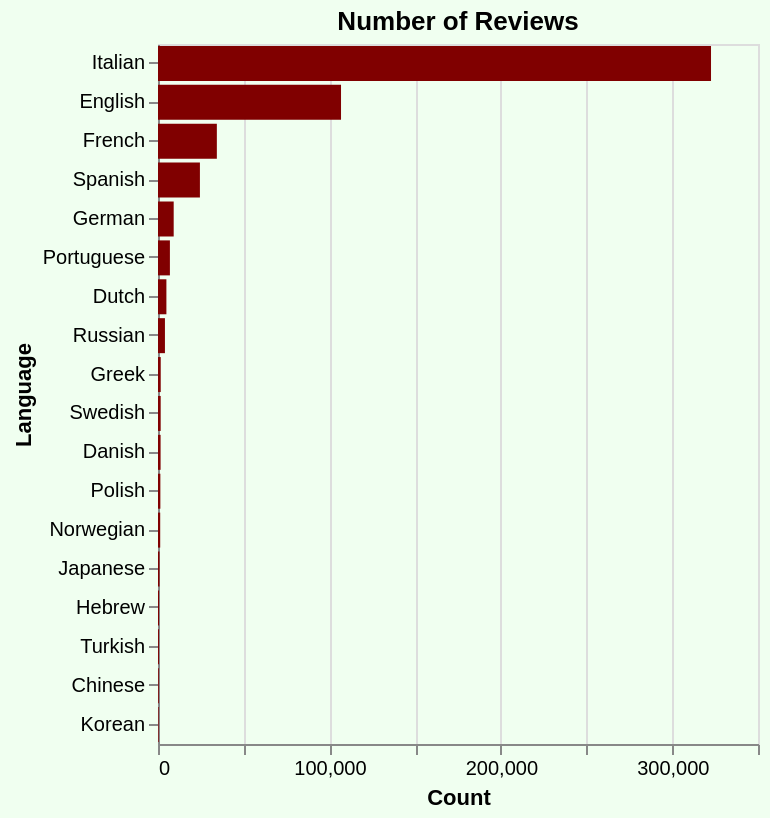

Write the Vega-Lite specification saved for this chart.
### Vega-Lite specification from a JSON file in a GitHub repository (floating-point values rounded to 4 significant figures)
{"config": {"view": {"continuousWidth": 300, "continuousHeight": 300}}, "data": {"name": "data-b5335ac71ccc40842a7ecab249bc0257"}, "mark": {"type": "bar", "color": "#800000"}, "background": "#f0fff0", "encoding": {"tooltip": [{"field": "count_reviews", "type": "quantitative"}, {"field": "language", "type": "nominal"}], "x": {"field": "count_reviews", "title": "Count", "type": "quantitative"}, "y": {"field": "language", "sort": {"field": "count_reviews", "order": "descending"}, "title": "Language", "type": "nominal"}}, "height": 350, "title": "Number of Reviews", "width": "container", "$schema": "https://vega.github.io/schema/vega-lite/v5.17.0.json", "datasets": {"data-b5335ac71ccc40842a7ecab249bc0257": [{"langid": "da", "count_reviews": 1508, "language": "Danish"}, {"langid": "de", "count_reviews": 9154, "language": "German"}, {"langid": "el", "count_reviews": 1588, "language": "Greek"}, {"langid": "en", "count_reviews": 106765, "language": "English"}, {"langid": "es", "count_reviews": 24452, "language": "Spanish"}, {"langid": "fr", "count_reviews": 34331, "language": "French"}, {"langid": "he", "count_reviews": 608, "language": "Hebrew"}, {"langid": "it", "count_reviews": 322593, "language": "Italian"}, {"langid": "ja", "count_reviews": 856, "language": "Japanese"}, {"langid": "ko", "count_reviews": 384, "language": "Korean"}, {"langid": "nl", "count_reviews": 4902, "language": "Dutch"}, {"langid": "no", "count_reviews": 1286, "language": "Norwegian"}, {"langid": "pl", "count_reviews": 1375, "language": "Polish"}, {"langid": "pt", "count_reviews": 6943, "language": "Portuguese"}, {"langid": "ru", "count_reviews": 4051, "language": "Russian"}, {"langid": "sv", "count_reviews": 1563, "language": "Swedish"}, {"langid": "tr", "count_reviews": 554, "language": "Turkish"}, {"langid": "zh", "count_reviews": 466, "language": "Chinese"}]}}
